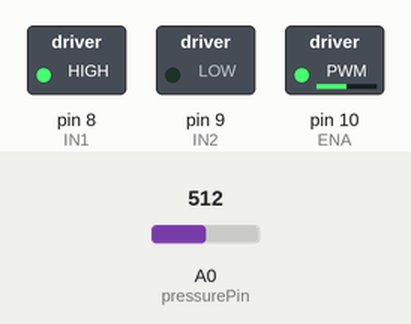
The sketch below on a simulated Arduino Uno, built with avr-gcc and run on an emulated ATmega328P. Parts: switched loads named in the sketch (green lamp = pin HIGH). The inputs (shaded band) are chosen by the test bench; at power-on: A0 (pressurePin) = 512.

Above: at 1.2 s.
1.3 s: A0 (pressurePin) set to 716
At 2.5 s:
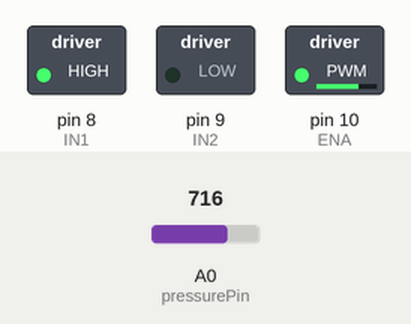
2.8 s: A0 (pressurePin) set to 900
At 3.9 s:
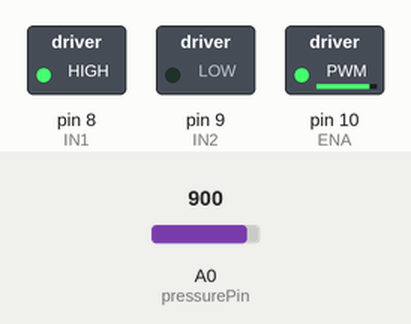
4.3 s: A0 (pressurePin) set to 122
At 5.3 s:
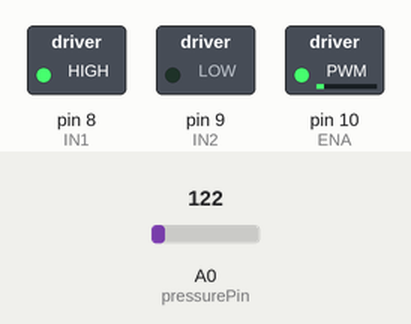
5.8 s: A0 (pressurePin) set to 0
At 6.6 s:
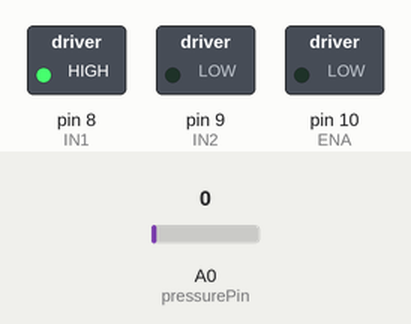
7.3 s: A0 (pressurePin) set to 511
At 7.9 s:
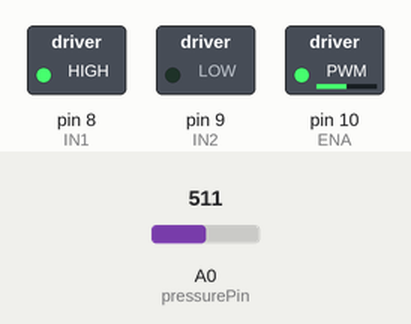
Timing chart, 0 to 9.8 s (numbered marks = the images above; inputs shaded):
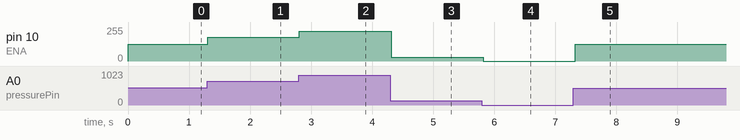

The sketch:

DC_Motor_Speed_Control_with_Pressure_Sensor.ino
```cpp
/*
  H-Bridge L298N
  IN1 To D8
  IN2 To D9
  ENA To D10 PWM
  OUT1 & OUT2 To DC Motor
  +12V To Motor power
  GND To GND with Arduino

  Pressure Sensor
  Leg1 To +5V
  Leg2 To 10kΩ resistor To GND
  Leg2 To A0

  LED- To GND
  LED+ To D10
*/

const int IN1 = 8;
const int IN2 = 9;
const int ENA = 10;          // Motor speed control (PWM pin)
const int pressurePin = A0;  // Analog input from pressure sensor

void setup() {
  pinMode(IN1, OUTPUT);
  pinMode(IN2, OUTPUT);
  pinMode(ENA, OUTPUT);

  // Set motor to rotate in one direction
  digitalWrite(IN1, HIGH);
  digitalWrite(IN2, LOW);
}

void loop() {
  // Read analog value from pressure sensor (0–1023)
  int pressureValue = analogRead(pressurePin);

  // Map the pressure value to motor speed (0–255)
  int motorSpeed = map(pressureValue, 0, 1023, 0, 255);

  // Set motor speed via PWM signal
  analogWrite(ENA, motorSpeed);

  delay(50);  // Short delay
}
```

Measured:
- after the input at 1.3 s, pin 10 (ENA): 127/255 → 178/255 at once
- after the input at 2.8 s, pin 10 (ENA): 178/255 → 224/255 at once
- after the input at 4.3 s, pin 10 (ENA): 224/255 → 30/255 at once
- after the input at 5.8 s, pin 10 (ENA): 30/255 → 0/255 at once
- after the input at 7.3 s, pin 10 (ENA): 0/255 → 127/255 at once
